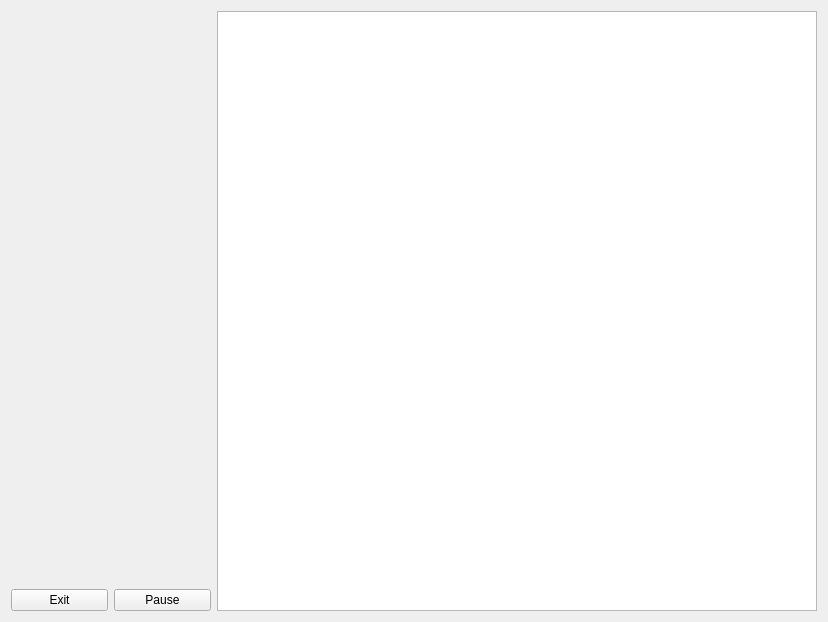
<?xml version="1.0" encoding="UTF-8"?>
<ui version="4.0">
 <class>GameWidget</class>
 <widget class="QWidget" name="GameWidget">
  <property name="geometry">
   <rect>
    <x>0</x>
    <y>0</y>
    <width>826</width>
    <height>618</height>
   </rect>
  </property>
  <property name="windowTitle">
   <string>Form</string>
  </property>
  <layout class="QHBoxLayout" name="horizontalLayout">
   <item>
    <layout class="QVBoxLayout" name="verticalLayout">
     <item>
      <widget class="ResultsWidget" name="results" native="true">
       <property name="sizePolicy">
        <sizepolicy hsizetype="Preferred" vsizetype="Expanding">
         <horstretch>0</horstretch>
         <verstretch>0</verstretch>
        </sizepolicy>
       </property>
       <property name="minimumSize">
        <size>
         <width>200</width>
         <height>0</height>
        </size>
       </property>
      </widget>
     </item>
     <item>
      <layout class="QHBoxLayout" name="horizontalLayout_3">
       <item>
        <widget class="QPushButton" name="pushButton_2">
         <property name="text">
          <string>Exit</string>
         </property>
        </widget>
       </item>
       <item>
        <widget class="QPushButton" name="pushButton">
         <property name="text">
          <string>Pause</string>
         </property>
        </widget>
       </item>
      </layout>
     </item>
    </layout>
   </item>
   <item>
    <widget class="BoardWidget" name="board">
     <property name="sizePolicy">
      <sizepolicy hsizetype="Fixed" vsizetype="Fixed">
       <horstretch>0</horstretch>
       <verstretch>0</verstretch>
      </sizepolicy>
     </property>
     <property name="minimumSize">
      <size>
       <width>600</width>
       <height>600</height>
      </size>
     </property>
     <property name="maximumSize">
      <size>
       <width>600</width>
       <height>600</height>
      </size>
     </property>
     <property name="backgroundBrush">
      <brush brushstyle="NoBrush">
       <color alpha="255">
        <red>0</red>
        <green>0</green>
        <blue>0</blue>
       </color>
      </brush>
     </property>
     <property name="sceneRect">
      <rectf>
       <x>0.000000000000000</x>
       <y>0.000000000000000</y>
       <width>598.000000000000000</width>
       <height>598.000000000000000</height>
      </rectf>
     </property>
    </widget>
   </item>
  </layout>
 </widget>
 <customwidgets>
  <customwidget>
   <class>ResultsWidget</class>
   <extends>QWidget</extends>
   <header>Widgets/resultswidget.h</header>
   <container>1</container>
  </customwidget>
  <customwidget>
   <class>BoardWidget</class>
   <extends>QGraphicsView</extends>
   <header>Widgets/boardwidget.h</header>
  </customwidget>
 </customwidgets>
 <resources/>
 <connections>
  <connection>
   <sender>pushButton_2</sender>
   <signal>clicked()</signal>
   <receiver>GameWidget</receiver>
   <slot>deleteLater()</slot>
   <hints>
    <hint type="sourcelabel">
     <x>65</x>
     <y>347</y>
    </hint>
    <hint type="destinationlabel">
     <x>569</x>
     <y>274</y>
    </hint>
   </hints>
  </connection>
 </connections>
 <slots>
  <signal>exit()</signal>
 </slots>
</ui>
